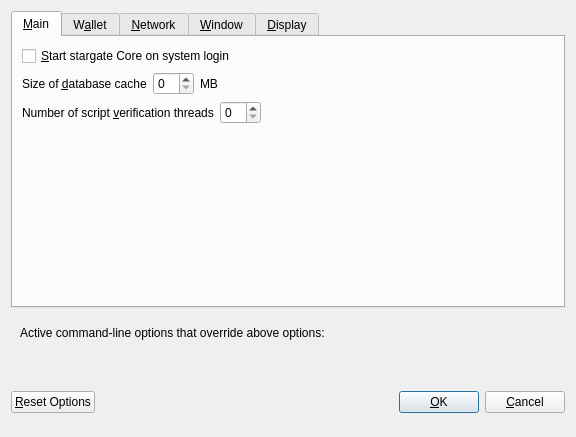
<?xml version="1.0" encoding="UTF-8"?>
<ui version="4.0">
 <class>OptionsDialog</class>
 <widget class="QDialog" name="OptionsDialog">
  <property name="geometry">
   <rect>
    <x>0</x>
    <y>0</y>
    <width>576</width>
    <height>402</height>
   </rect>
  </property>
  <property name="windowTitle">
   <string>Options</string>
  </property>
  <property name="modal">
   <bool>true</bool>
  </property>
  <layout class="QVBoxLayout" name="verticalLayout">
   <item>
    <widget class="QTabWidget" name="tabWidget">
     <property name="currentIndex">
      <number>0</number>
     </property>
     <widget class="QWidget" name="tabMain">
      <attribute name="title">
       <string>&amp;Main</string>
      </attribute>
      <layout class="QVBoxLayout" name="verticalLayout_Main">
       <item>
        <widget class="QCheckBox" name="bitcoinAtStartup">
         <property name="toolTip">
          <string>Automatically start stargate Core after logging in to the system.</string>
         </property>
         <property name="text">
          <string>&amp;Start stargate Core on system login</string>
         </property>
        </widget>
       </item>
       <item>
        <layout class="QHBoxLayout" name="horizontalLayout_2_Main">
         <item>
          <widget class="QLabel" name="databaseCacheLabel">
           <property name="text">
            <string>Size of &amp;database cache</string>
           </property>
           <property name="textFormat">
            <enum>Qt::PlainText</enum>
           </property>
           <property name="buddy">
            <cstring>databaseCache</cstring>
           </property>
          </widget>
         </item>
         <item>
          <widget class="QSpinBox" name="databaseCache"/>
         </item>
         <item>
          <widget class="QLabel" name="databaseCacheUnitLabel">
           <property name="text">
            <string>MB</string>
           </property>
           <property name="textFormat">
            <enum>Qt::PlainText</enum>
           </property>
          </widget>
         </item>
         <item>
          <spacer name="horizontalSpacer_2_Main">
           <property name="orientation">
            <enum>Qt::Horizontal</enum>
           </property>
           <property name="sizeHint" stdset="0">
            <size>
             <width>40</width>
             <height>20</height>
            </size>
           </property>
          </spacer>
         </item>
        </layout>
       </item>
       <item>
        <layout class="QHBoxLayout" name="horizontalLayout_3_Main">
         <item>
          <widget class="QLabel" name="threadsScriptVerifLabel">
           <property name="text">
            <string>Number of script &amp;verification threads</string>
           </property>
           <property name="textFormat">
            <enum>Qt::PlainText</enum>
           </property>
           <property name="buddy">
            <cstring>threadsScriptVerif</cstring>
           </property>
          </widget>
         </item>
         <item>
          <widget class="QSpinBox" name="threadsScriptVerif">
           <property name="toolTip">
            <string>(0 = auto, &lt;0 = leave that many cores free)</string>
           </property>
          </widget>
         </item>
         <item>
          <spacer name="horizontalSpacer_3_Main">
           <property name="orientation">
            <enum>Qt::Horizontal</enum>
           </property>
           <property name="sizeHint" stdset="0">
            <size>
             <width>40</width>
             <height>20</height>
            </size>
           </property>
          </spacer>
         </item>
        </layout>
       </item>
       <item>
        <spacer name="verticalSpacer_Main">
         <property name="orientation">
          <enum>Qt::Vertical</enum>
         </property>
         <property name="sizeHint" stdset="0">
          <size>
           <width>20</width>
           <height>40</height>
          </size>
         </property>
        </spacer>
       </item>
      </layout>
     </widget>
     <widget class="QWidget" name="tabWallet">
      <attribute name="title">
       <string>W&amp;allet</string>
      </attribute>
      <layout class="QVBoxLayout" name="verticalLayout_Wallet">
       <item>
        <widget class="QGroupBox" name="groupBox">
         <property name="title">
          <string>Expert</string>
         </property>
         <layout class="QVBoxLayout" name="verticalLayout_2">
          <item>
           <widget class="QCheckBox" name="coinControlFeatures">
            <property name="toolTip">
             <string>Whether to show coin control features or not.</string>
            </property>
            <property name="text">
             <string>Enable coin &amp;control features</string>
            </property>
           </widget>
          </item>
          <item>
           <widget class="QCheckBox" name="showMasternodesTab">
            <property name="toolTip">
             <string>Show additional tab listing all your masternodes in first sub-tab&lt;br/&gt;and all masternodes on the network in second sub-tab.</string>
            </property>
            <property name="text">
             <string>Show Masternodes Tab</string>
            </property>
           </widget>
          </item>
          <item>
           <widget class="QCheckBox" name="showAdvancedPSUI">
            <property name="toolTip">
             <string>Show additional information and buttons for PrivateSend on overview screen.</string>
            </property>
            <property name="text">
             <string>Enable advanced PrivateSend interface</string>
            </property>
           </widget>
          </item>
          <item>
           <widget class="QCheckBox" name="lowKeysWarning">
            <property name="toolTip">
             <string>Show warning dialog when PrivateSend detects that wallet has very low number of keys left.</string>
            </property>
            <property name="text">
             <string>Warn if PrivateSend is running out of keys</string>
            </property>
           </widget>
          </item>
          <item>
           <widget class="QCheckBox" name="privateSendMultiSession">
            <property name="toolTip">
             <string>Whether to use experimental PrivateSend mode with multiple mixing sessions per block.&lt;br/&gt;Note: You must use this feature carefully.&lt;br/&gt;Make sure you always have recent wallet (auto)backup in a safe place!</string>
            </property>
            <property name="text">
             <string>Enable PrivateSend &amp;multi-session</string>
            </property>
           </widget>
          </item>
          <item>
           <widget class="QCheckBox" name="spendZeroConfChange">
            <property name="toolTip">
             <string>If you disable the spending of unconfirmed change, the change from a transaction&lt;br/&gt;cannot be used until that transaction has at least one confirmation.&lt;br/&gt;This also affects how your balance is computed.</string>
            </property>
            <property name="text">
             <string>&amp;Spend unconfirmed change</string>
            </property>
           </widget>
          </item>
         </layout>
        </widget>
       </item>
       <item>
        <layout class="QHBoxLayout" name="horizontalLayout_4_Wallet">
         <item>
          <widget class="QLabel" name="label">
           <property name="toolTip">
            <string>This setting determines the amount of individual masternodes that an input will be anonymized through.&lt;br/&gt;More rounds of anonymization gives a higher degree of privacy, but also costs more in fees.</string>
           </property>
           <property name="text">
            <string>PrivateSend rounds to use</string>
           </property>
          </widget>
         </item>
         <item>
          <widget class="QSpinBox" name="privateSendRounds">
           <property name="minimum">
            <number>2</number>
           </property>
           <property name="maximum">
            <number>8</number>
           </property>
           <property name="value">
            <number>4</number>
           </property>
          </widget>
         </item>
        </layout>
       </item>
       <item>
        <layout class="QHBoxLayout" name="horizontalLayout">
         <item>
          <widget class="QLabel" name="label_2">
           <property name="toolTip">
            <string>This amount acts as a threshold to turn off PrivateSend once it's reached.</string>
           </property>
           <property name="statusTip">
            <string notr="true"/>
           </property>
           <property name="whatsThis">
            <string notr="true"/>
           </property>
           <property name="accessibleName">
            <string notr="true"/>
           </property>
           <property name="accessibleDescription">
            <string notr="true"/>
           </property>
           <property name="text">
            <string>Amount of stargate to keep anonymized</string>
           </property>
          </widget>
         </item>
         <item>
          <widget class="QSpinBox" name="privateSendAmount">
           <property name="minimum">
            <number>2</number>
           </property>
           <property name="maximum">
            <number>2000</number>
           </property>
           <property name="singleStep">
            <number>10</number>
           </property>
           <property name="value">
            <number>1000</number>
           </property>
          </widget>
         </item>
        </layout>
       </item>
       <item>
        <spacer name="verticalSpacer_Wallet">
         <property name="orientation">
          <enum>Qt::Vertical</enum>
         </property>
         <property name="sizeHint" stdset="0">
          <size>
           <width>20</width>
           <height>40</height>
          </size>
         </property>
        </spacer>
       </item>
      </layout>
     </widget>
     <widget class="QWidget" name="tabNetwork">
      <attribute name="title">
       <string>&amp;Network</string>
      </attribute>
      <layout class="QVBoxLayout" name="verticalLayout_Network">
       <item>
        <widget class="QCheckBox" name="mapPortUpnp">
         <property name="toolTip">
          <string>Automatically open the stargate Core client port on the router. This only works when your router supports UPnP and it is enabled.</string>
         </property>
         <property name="text">
          <string>Map port using &amp;UPnP</string>
         </property>
        </widget>
       </item>
       <item>
        <widget class="QCheckBox" name="allowIncoming">
         <property name="toolTip">
          <string>Accept connections from outside</string>
         </property>
         <property name="text">
          <string>Allow incoming connections</string>
         </property>
        </widget>
       </item>
       <item>
        <widget class="QCheckBox" name="connectSocks">
         <property name="toolTip">
          <string>Connect to the stargate network through a SOCKS5 proxy.</string>
         </property>
         <property name="text">
          <string>&amp;Connect through SOCKS5 proxy (default proxy):</string>
         </property>
        </widget>
       </item>
       <item>
        <layout class="QHBoxLayout" name="horizontalLayout_1_Network">
         <item>
          <widget class="QLabel" name="proxyIpLabel">
           <property name="text">
            <string>Proxy &amp;IP:</string>
           </property>
           <property name="textFormat">
            <enum>Qt::PlainText</enum>
           </property>
           <property name="buddy">
            <cstring>proxyIp</cstring>
           </property>
          </widget>
         </item>
         <item>
          <widget class="QValidatedLineEdit" name="proxyIp">
           <property name="minimumSize">
            <size>
             <width>140</width>
             <height>0</height>
            </size>
           </property>
           <property name="maximumSize">
            <size>
             <width>140</width>
             <height>16777215</height>
            </size>
           </property>
           <property name="toolTip">
            <string>IP address of the proxy (e.g. IPv4: 127.0.0.1 / IPv6: ::1)</string>
           </property>
          </widget>
         </item>
         <item>
          <widget class="QLabel" name="proxyPortLabel">
           <property name="text">
            <string>&amp;Port:</string>
           </property>
           <property name="textFormat">
            <enum>Qt::PlainText</enum>
           </property>
           <property name="buddy">
            <cstring>proxyPort</cstring>
           </property>
          </widget>
         </item>
         <item>
          <widget class="QLineEdit" name="proxyPort">
           <property name="minimumSize">
            <size>
             <width>55</width>
             <height>0</height>
            </size>
           </property>
           <property name="maximumSize">
            <size>
             <width>55</width>
             <height>16777215</height>
            </size>
           </property>
           <property name="toolTip">
            <string>Port of the proxy (e.g. 9050)</string>
           </property>
          </widget>
         </item>
         <item>
          <spacer name="horizontalSpacer_1_Network">
           <property name="orientation">
            <enum>Qt::Horizontal</enum>
           </property>
           <property name="sizeHint" stdset="0">
            <size>
             <width>40</width>
             <height>20</height>
            </size>
           </property>
          </spacer>
         </item>
        </layout>
       </item>
       <item>
        <layout class="QHBoxLayout" name="horizontalLayout_2_Network">
         <item>
          <widget class="QLabel" name="proxyActiveNets">
           <property name="text">
            <string>Used for reaching peers via:</string>
           </property>
           <property name="textFormat">
            <enum>Qt::PlainText</enum>
           </property>
          </widget>
         </item>
         <item>
          <widget class="QCheckBox" name="proxyReachIPv4">
           <property name="enabled">
            <bool>false</bool>
           </property>
           <property name="toolTip">
            <string>Shows, if the supplied default SOCKS5 proxy is used to reach peers via this network type.</string>
           </property>
           <property name="text">
            <string/>
           </property>
          </widget>
         </item>
         <item>
          <widget class="QLabel" name="proxyReachIPv4Label">
           <property name="text">
            <string>IPv4</string>
           </property>
           <property name="textFormat">
            <enum>Qt::PlainText</enum>
           </property>
          </widget>
         </item>
         <item>
          <widget class="QCheckBox" name="proxyReachIPv6">
           <property name="enabled">
            <bool>false</bool>
           </property>
           <property name="toolTip">
            <string>Shows, if the supplied default SOCKS5 proxy is used to reach peers via this network type.</string>
           </property>
           <property name="text">
            <string/>
           </property>
          </widget>
         </item>
         <item>
          <widget class="QLabel" name="proxyReachIPv6Label">
           <property name="text">
            <string>IPv6</string>
           </property>
           <property name="textFormat">
            <enum>Qt::PlainText</enum>
           </property>
          </widget>
         </item>
         <item>
          <widget class="QCheckBox" name="proxyReachTor">
           <property name="enabled">
            <bool>false</bool>
           </property>
           <property name="toolTip">
            <string>Shows, if the supplied default SOCKS5 proxy is used to reach peers via this network type.</string>
           </property>
           <property name="text">
            <string/>
           </property>
          </widget>
         </item>
         <item>
          <widget class="QLabel" name="proxyReachTorLabel">
           <property name="text">
            <string>Tor</string>
           </property>
           <property name="textFormat">
            <enum>Qt::PlainText</enum>
           </property>
          </widget>
         </item>
         <item>
          <spacer name="horizontalSpacer_2_Network">
           <property name="orientation">
            <enum>Qt::Horizontal</enum>
           </property>
           <property name="sizeHint" stdset="0">
            <size>
             <width>40</width>
             <height>20</height>
            </size>
           </property>
          </spacer>
         </item>
        </layout>
       </item>
       <item>
        <widget class="QCheckBox" name="connectSocksTor">
         <property name="toolTip">
          <string>Connect to the stargate network through a separate SOCKS5 proxy for Tor hidden services.</string>
         </property>
         <property name="text">
          <string>Use separate SOCKS5 proxy to reach peers via Tor hidden services:</string>
         </property>
        </widget>
       </item>
       <item>
        <layout class="QHBoxLayout" name="horizontalLayout_3_Network">
         <item>
          <widget class="QLabel" name="proxyIpTorLabel">
           <property name="text">
            <string>Proxy &amp;IP:</string>
           </property>
           <property name="textFormat">
            <enum>Qt::PlainText</enum>
           </property>
           <property name="buddy">
            <cstring>proxyIpTor</cstring>
           </property>
          </widget>
         </item>
         <item>
          <widget class="QValidatedLineEdit" name="proxyIpTor">
           <property name="minimumSize">
            <size>
             <width>140</width>
             <height>0</height>
            </size>
           </property>
           <property name="maximumSize">
            <size>
             <width>140</width>
             <height>16777215</height>
            </size>
           </property>
           <property name="toolTip">
            <string>IP address of the proxy (e.g. IPv4: 127.0.0.1 / IPv6: ::1)</string>
           </property>
          </widget>
         </item>
         <item>
          <widget class="QLabel" name="proxyPortTorLabel">
           <property name="text">
            <string>&amp;Port:</string>
           </property>
           <property name="textFormat">
            <enum>Qt::PlainText</enum>
           </property>
           <property name="buddy">
            <cstring>proxyPortTor</cstring>
           </property>
          </widget>
         </item>
         <item>
          <widget class="QLineEdit" name="proxyPortTor">
           <property name="minimumSize">
            <size>
             <width>55</width>
             <height>0</height>
            </size>
           </property>
           <property name="maximumSize">
            <size>
             <width>55</width>
             <height>16777215</height>
            </size>
           </property>
           <property name="toolTip">
            <string>Port of the proxy (e.g. 9050)</string>
           </property>
          </widget>
         </item>
         <item>
          <spacer name="horizontalSpacer_4_Network">
           <property name="orientation">
            <enum>Qt::Horizontal</enum>
           </property>
           <property name="sizeHint" stdset="0">
            <size>
             <width>40</width>
             <height>20</height>
            </size>
           </property>
          </spacer>
         </item>
        </layout>
       </item>
       <item>
        <spacer name="verticalSpacer_Network">
         <property name="orientation">
          <enum>Qt::Vertical</enum>
         </property>
         <property name="sizeHint" stdset="0">
          <size>
           <width>20</width>
           <height>40</height>
          </size>
         </property>
        </spacer>
       </item>
      </layout>
     </widget>
     <widget class="QWidget" name="tabWindow">
      <attribute name="title">
       <string>&amp;Window</string>
      </attribute>
      <layout class="QVBoxLayout" name="verticalLayout_Window">
       <item>
        <widget class="QCheckBox" name="hideTrayIcon">
         <property name="toolTip">
          <string>&amp;Hide the icon from the system tray.</string>
         </property>
         <property name="text">
          <string>Hide tray icon</string>
         </property>
        </widget>
       </item>
       <item>
        <widget class="QCheckBox" name="minimizeToTray">
         <property name="toolTip">
          <string>Show only a tray icon after minimizing the window.</string>
         </property>
         <property name="text">
          <string>&amp;Minimize to the tray instead of the taskbar</string>
         </property>
        </widget>
       </item>
       <item>
        <widget class="QCheckBox" name="minimizeOnClose">
         <property name="toolTip">
          <string>Minimize instead of exit the application when the window is closed. When this option is enabled, the application will be closed only after selecting Exit in the menu.</string>
         </property>
         <property name="text">
          <string>M&amp;inimize on close</string>
         </property>
        </widget>
       </item>
       <item>
        <spacer name="verticalSpacer_Window">
         <property name="orientation">
          <enum>Qt::Vertical</enum>
         </property>
         <property name="sizeHint" stdset="0">
          <size>
           <width>20</width>
           <height>40</height>
          </size>
         </property>
        </spacer>
       </item>
      </layout>
     </widget>
     <widget class="QWidget" name="tabDisplay">
      <attribute name="title">
       <string>&amp;Display</string>
      </attribute>
      <layout class="QVBoxLayout" name="verticalLayout_Display">
       <item>
        <layout class="QHBoxLayout" name="horizontalLayout_1_Display">
         <item>
          <widget class="QLabel" name="langLabel">
           <property name="text">
            <string>User Interface &amp;language:</string>
           </property>
           <property name="textFormat">
            <enum>Qt::PlainText</enum>
           </property>
           <property name="buddy">
            <cstring>lang</cstring>
           </property>
          </widget>
         </item>
         <item>
          <widget class="QValueComboBox" name="lang">
           <property name="toolTip">
            <string>The user interface language can be set here. This setting will take effect after restarting stargate Core.</string>
           </property>
          </widget>
         </item>
        </layout>
       </item>
       <item>
        <widget class="QLabel" name="label_3">
         <property name="toolTip">
          <string notr="true"/>
         </property>
         <property name="statusTip">
          <string notr="true"/>
         </property>
         <property name="whatsThis">
          <string notr="true"/>
         </property>
         <property name="accessibleName">
          <string notr="true"/>
         </property>
         <property name="text">
          <string>Language missing or translation incomplete? Help contributing translations here:
https://www.transifex.com/projects/p/stargate/</string>
         </property>
         <property name="wordWrap">
          <bool>true</bool>
         </property>
         <property name="openExternalLinks">
          <bool>true</bool>
         </property>
         <property name="textInteractionFlags">
          <set>Qt::TextBrowserInteraction</set>
         </property>
        </widget>
       </item>
       <item>
        <layout class="QHBoxLayout" name="horizontalLayout_4_Display" stretch="0,0">
         <item>
          <widget class="QLabel" name="themeLabel">
           <property name="text">
            <string>User Interface Theme:</string>
           </property>
          </widget>
         </item>
         <item>
          <widget class="QValueComboBox" name="theme"/>
         </item>
        </layout>
       </item>
       <item>
        <widget class="Line" name="line">
         <property name="orientation">
          <enum>Qt::Horizontal</enum>
         </property>
        </widget>
       </item>
       <item>
        <layout class="QHBoxLayout" name="horizontalLayout_2_Display">
         <item>
          <widget class="QLabel" name="unitLabel">
           <property name="text">
            <string>&amp;Unit to show amounts in:</string>
           </property>
           <property name="textFormat">
            <enum>Qt::PlainText</enum>
           </property>
           <property name="buddy">
            <cstring>unit</cstring>
           </property>
          </widget>
         </item>
         <item>
          <widget class="QValueComboBox" name="unit">
           <property name="toolTip">
            <string>Choose the default subdivision unit to show in the interface and when sending coins.</string>
           </property>
          </widget>
         </item>
        </layout>
       </item>
       <item>
        <layout class="QHBoxLayout" name="horizontalLayout_5_Display">
         <item>
          <widget class="QLabel" name="digitsLabel">
           <property name="text">
            <string>Decimal digits</string>
           </property>
          </widget>
         </item>
         <item>
          <widget class="QValueComboBox" name="digits"/>
         </item>
        </layout>
       </item>
       <item>
        <layout class="QHBoxLayout" name="horizontalLayout_3_Display">
         <item>
          <widget class="QLabel" name="thirdPartyTxUrlsLabel">
           <property name="toolTip">
            <string>Third party URLs (e.g. a block explorer) that appear in the transactions tab as context menu items.&lt;br/&gt;%s in the URL is replaced by transaction hash. Multiple URLs are separated by vertical bar |.</string>
           </property>
           <property name="text">
            <string>Third party transaction URLs</string>
           </property>
           <property name="buddy">
            <cstring>thirdPartyTxUrls</cstring>
           </property>
          </widget>
         </item>
         <item>
          <widget class="QLineEdit" name="thirdPartyTxUrls">
           <property name="toolTip">
            <string>Third party URLs (e.g. a block explorer) that appear in the transactions tab as context menu items.&lt;br/&gt;%s in the URL is replaced by transaction hash. Multiple URLs are separated by vertical bar |.</string>
           </property>
          </widget>
         </item>
        </layout>
       </item>
       <item>
        <spacer name="verticalSpacer">
         <property name="orientation">
          <enum>Qt::Vertical</enum>
         </property>
         <property name="sizeHint" stdset="0">
          <size>
           <width>20</width>
           <height>40</height>
          </size>
         </property>
        </spacer>
       </item>
      </layout>
     </widget>
    </widget>
   </item>
   <item>
    <widget class="QFrame" name="frame">
     <layout class="QVBoxLayout" name="verticalLayout_Bottom">
      <item>
       <layout class="QHBoxLayout" name="horizontalLayout_Bottom">
        <item>
         <widget class="QLabel" name="overriddenByCommandLineInfoLabel">
          <property name="text">
           <string>Active command-line options that override above options:</string>
          </property>
          <property name="textFormat">
           <enum>Qt::PlainText</enum>
          </property>
         </widget>
        </item>
        <item>
         <spacer name="horizontalSpacer_Bottom">
          <property name="orientation">
           <enum>Qt::Horizontal</enum>
          </property>
          <property name="sizeHint" stdset="0">
           <size>
            <width>40</width>
            <height>20</height>
           </size>
          </property>
         </spacer>
        </item>
       </layout>
      </item>
      <item>
       <widget class="QLabel" name="overriddenByCommandLineLabel">
        <property name="text">
         <string/>
        </property>
        <property name="textFormat">
         <enum>Qt::PlainText</enum>
        </property>
        <property name="wordWrap">
         <bool>true</bool>
        </property>
       </widget>
      </item>
     </layout>
    </widget>
   </item>
   <item>
    <layout class="QHBoxLayout" name="horizontalLayout_Buttons">
     <item>
      <widget class="QPushButton" name="resetButton">
       <property name="toolTip">
        <string>Reset all client options to default.</string>
       </property>
       <property name="text">
        <string>&amp;Reset Options</string>
       </property>
       <property name="autoDefault">
        <bool>false</bool>
       </property>
      </widget>
     </item>
     <item>
      <spacer name="horizontalSpacer_1">
       <property name="orientation">
        <enum>Qt::Horizontal</enum>
       </property>
       <property name="sizeHint" stdset="0">
        <size>
         <width>40</width>
         <height>48</height>
        </size>
       </property>
      </spacer>
     </item>
     <item>
      <widget class="QLabel" name="statusLabel">
       <property name="minimumSize">
        <size>
         <width>200</width>
         <height>0</height>
        </size>
       </property>
       <property name="font">
        <font>
         <weight>75</weight>
         <bold>true</bold>
        </font>
       </property>
       <property name="text">
        <string/>
       </property>
       <property name="textFormat">
        <enum>Qt::PlainText</enum>
       </property>
       <property name="wordWrap">
        <bool>true</bool>
       </property>
      </widget>
     </item>
     <item>
      <spacer name="horizontalSpacer_2">
       <property name="orientation">
        <enum>Qt::Horizontal</enum>
       </property>
       <property name="sizeHint" stdset="0">
        <size>
         <width>40</width>
         <height>48</height>
        </size>
       </property>
      </spacer>
     </item>
     <item>
      <widget class="QPushButton" name="okButton">
       <property name="text">
        <string>&amp;OK</string>
       </property>
       <property name="autoDefault">
        <bool>false</bool>
       </property>
       <property name="default">
        <bool>true</bool>
       </property>
      </widget>
     </item>
     <item>
      <widget class="QPushButton" name="cancelButton">
       <property name="text">
        <string>&amp;Cancel</string>
       </property>
       <property name="autoDefault">
        <bool>false</bool>
       </property>
      </widget>
     </item>
    </layout>
   </item>
  </layout>
 </widget>
 <customwidgets>
  <customwidget>
   <class>QValidatedLineEdit</class>
   <extends>QLineEdit</extends>
   <header>qvalidatedlineedit.h</header>
  </customwidget>
  <customwidget>
   <class>QValueComboBox</class>
   <extends>QComboBox</extends>
   <header>qvaluecombobox.h</header>
  </customwidget>
 </customwidgets>
 <resources/>
 <connections/>
</ui>
